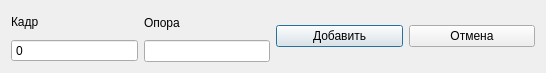
<?xml version="1.0" encoding="UTF-8"?>
<ui version="4.0">
 <class>addFragmentCommentDialog</class>
 <widget class="QDialog" name="addFragmentCommentDialog">
  <property name="geometry">
   <rect>
    <x>0</x>
    <y>0</y>
    <width>546</width>
    <height>73</height>
   </rect>
  </property>
  <property name="sizePolicy">
   <sizepolicy hsizetype="Fixed" vsizetype="Fixed">
    <horstretch>0</horstretch>
    <verstretch>0</verstretch>
   </sizepolicy>
  </property>
  <property name="windowTitle">
   <string>Dialog</string>
  </property>
  <property name="sizeGripEnabled">
   <bool>false</bool>
  </property>
  <property name="modal">
   <bool>true</bool>
  </property>
  <layout class="QHBoxLayout" name="horizontalLayout">
   <item>
    <layout class="QVBoxLayout" name="frameVerticalLayout">
     <item>
      <widget class="QLabel" name="frameNumberLabel">
       <property name="text">
        <string>Кадр</string>
       </property>
      </widget>
     </item>
     <item>
      <widget class="QSpinBox" name="frameNumberSpinBox">
       <property name="buttonSymbols">
        <enum>QAbstractSpinBox::NoButtons</enum>
       </property>
      </widget>
     </item>
    </layout>
   </item>
   <item>
    <layout class="QVBoxLayout" name="towerVerticalLayout">
     <item>
      <widget class="QLabel" name="towerNameLabel">
       <property name="text">
        <string>Опора</string>
       </property>
      </widget>
     </item>
     <item>
      <widget class="QLineEdit" name="towerNameLineEdit">
       <property name="sizePolicy">
        <sizepolicy hsizetype="Preferred" vsizetype="Fixed">
         <horstretch>0</horstretch>
         <verstretch>0</verstretch>
        </sizepolicy>
       </property>
      </widget>
     </item>
    </layout>
   </item>
   <item>
    <widget class="QPushButton" name="addFragmentPushButton">
     <property name="text">
      <string>Добавить</string>
     </property>
    </widget>
   </item>
   <item>
    <widget class="QPushButton" name="cancelPushButton">
     <property name="text">
      <string>Отмена</string>
     </property>
    </widget>
   </item>
  </layout>
  <action name="actionDsfdss">
   <property name="text">
    <string>dsfdss</string>
   </property>
  </action>
 </widget>
 <resources/>
 <connections/>
</ui>
